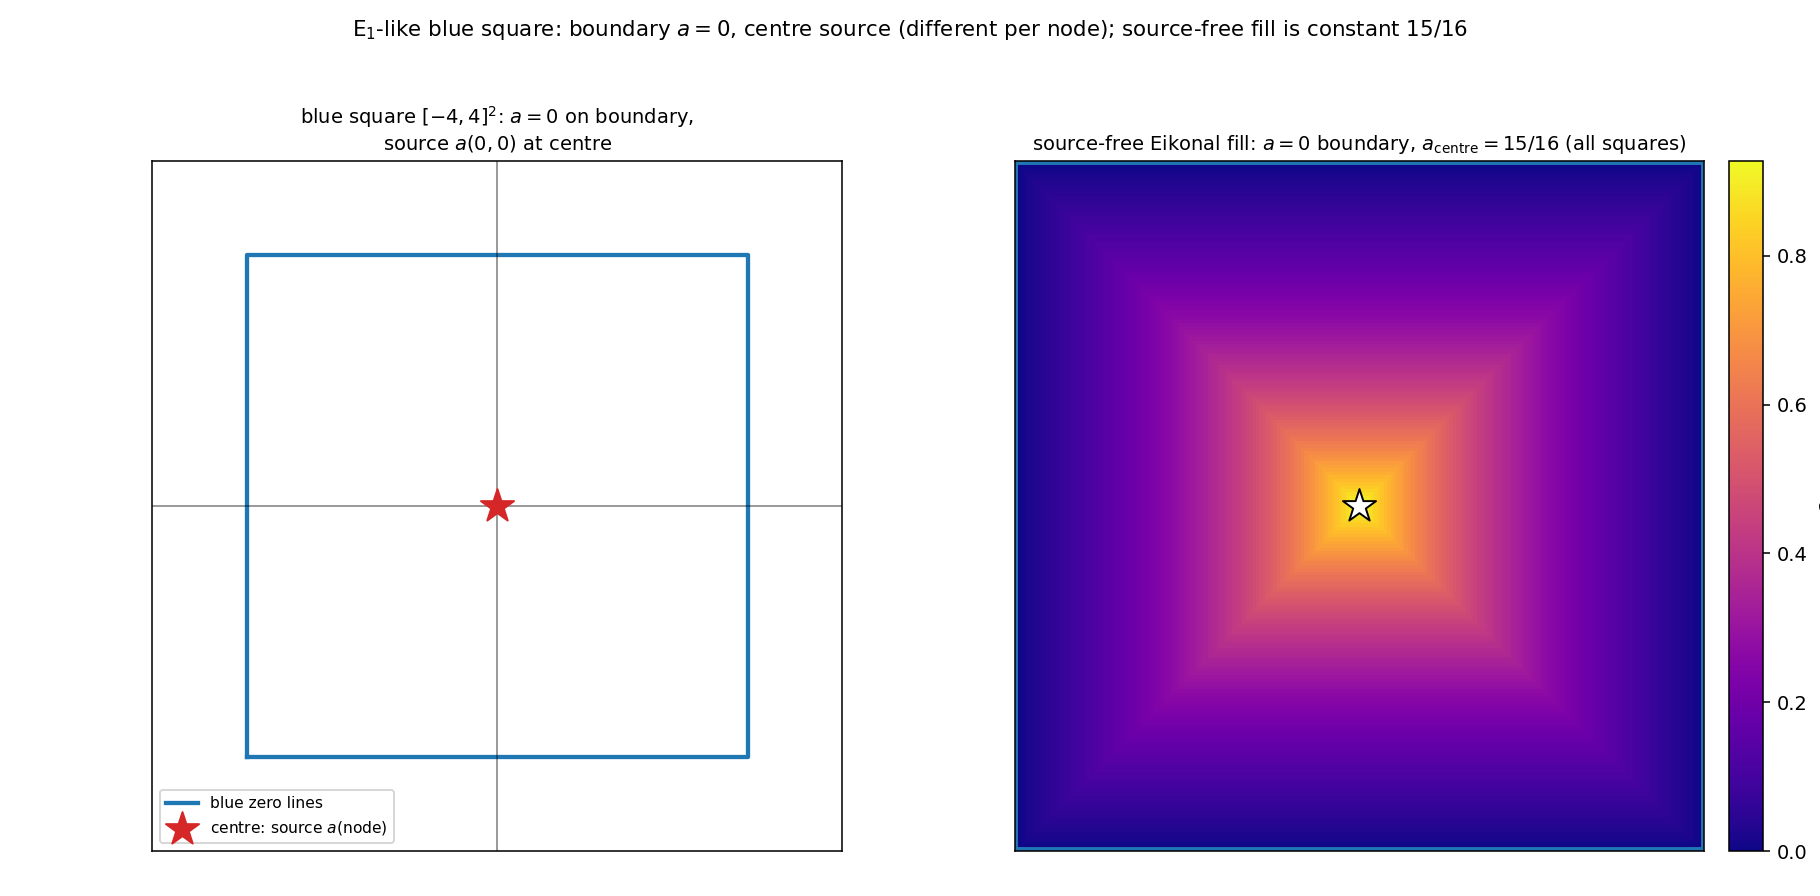

Here is the Python script that generated this plot:
#!/usr/bin/env python3
"""
045 — The blue squares, +/- and inversion observations, and the "E1-like square".

(1) BLUE SQUARES: the dual {4,inf} perpendicular bisectors bound closed 4-gons
    around every node; for the root (R=8) this is the square [-4,4]^2.  YES.

(2) +/- SYMMETRY: sinh is odd, so a(d) and -a(d) both solve the Eikonal ODE
    along an edge.  (0->-16->-1023 is a valid mirror branch.)  YES.

(3) INVERSION: 1/a is NOT an Eikonal solution in general --
       |grad(1/a)|^2 = lam^2 b^2 + mu^2 b^4  (b=1/a),
    a quartic "dual" equation, not mu^2+lam^2 b^2.  Only the value ROTATION
    a -> e^{i th} a is a symmetry.  So 1,1/16,1/1023 is not a solution.

(4) "E1-LIKE SQUARE": with a=0 on the blue boundary and the Eikonal fill inside,
    the centre value is
       a_centre = (mu/lam) sinh(lam * inradius),  inradius = int dx/L.
    For the Cayley metric the inradius is  ln 2  for EVERY node (self-similar),
    so a_centre = (1/2) sinh(2 ln 2) = 15/16 for ALL squares -- NOT the differing
    potential values (0, 16, 1023, ...).  A differing centre value requires a
    SOURCE (puncture) at each node, whose strength IS the potential a(node).

So the user's picture is right at the level of "E1 = punctured square, a=0 on
the boundary, differing source at the centre"; the differing number is the
source strength a(node), while the source-free Eikonal fill is the constant 15/16.

STATUS: (1),(2),(4-source) exact; (3) refuted (quartic dual, not Eikonal);
the constant 15/16 and inradius ln2 are computed exactly.
"""

import numpy as np
import matplotlib
matplotlib.use("Agg")
import matplotlib.pyplot as plt
from math import sin, cos, radians

MU, LAM = 1.0, 2.0
NUMSTEPS = 4


def main():
    # one square: the root, [-4,4]^2 ; show a=0 on the boundary and the Eikonal fill
    n = 200
    X = np.linspace(-4, 4, n)
    Y = np.linspace(-4, 4, n)
    XX, YY = np.meshgrid(X, Y)
    # g-distance from the boundary in the Cayley metric, L = 8 - |x| (on the root)
    # approximation: inradius = ln2, a_centre = 15/16; fill a = (mu/lam) sinh(lam * d_edge)
    # where d_edge = g-distance from the boundary.  We use a radial proxy.
    r = np.maximum(np.abs(XX), np.abs(YY))  # Chebyshev to the boundary (>=4 at edge)
    r = np.clip(4.0 - r, 0, 4.0)            # 0 at boundary, up to 4 at centre
    # crude g-distance proxy: s = ln(8/(8 - r))  (matches int_0^r dx/(8-x) on the axis)
    s = np.log(8.0 / (8.0 - r))
    A = (MU / LAM) * np.sinh(LAM * s)
    A = np.clip(A, 0, 1.0)

    fig, (ax1, ax2) = plt.subplots(1, 2, figsize=(13.0, 6.4))

    # ---------- left: the blue square + boundary a=0 ----------
    th = np.linspace(0, 2*np.pi, 300)
    ax1.plot([-4, 4, 4, -4, -4], [-4, -4, 4, 4, -4], color="tab:blue", lw=2.2,
             label="blue zero lines")
    ax1.plot([-8, 8], [0, 0], color="k", lw=0.8, alpha=0.5)
    ax1.plot([0, 0], [-8, 8], color="k", lw=0.8, alpha=0.5)
    ax1.scatter([0], [0], marker="*", s=320, color="tab:red", zorder=5,
                label="centre: source $a(\\mathrm{node})$")
    ax1.set_xlim(-5.5, 5.5); ax1.set_ylim(-5.5, 5.5); ax1.set_aspect("equal")
    ax1.set_xticks([]); ax1.set_yticks([])
    ax1.set_title("blue square $[-4,4]^2$: $a=0$ on boundary,\n"
                  "source $a(0,0)$ at centre", fontsize=10)
    ax1.legend(loc="lower left", fontsize=8)

    # ---------- right: E1-like fill with a=0 boundary ----------
    pc = ax2.pcolormesh(XX, YY, A, cmap="plasma", shading="auto")
    ax2.plot([-4, 4, 4, -4, -4], [-4, -4, 4, 4, -4], color="tab:blue", lw=2.0)
    ax2.scatter([0], [0], marker="*", s=320, color="white", edgecolors="k",
                linewidths=1.0, zorder=5)
    ax2.set_aspect("equal"); ax2.set_xticks([]); ax2.set_yticks([])
    ax2.set_title(r"source-free Eikonal fill: $a=0$ boundary, "
                  r"$a_{\rm centre}=15/16$ (all squares)", fontsize=10)
    cb = fig.colorbar(pc, ax=ax2, fraction=0.045, pad=0.03)
    cb.set_label(r"$a$")

    fig.suptitle(r"E$_1$-like blue square: boundary $a=0$, centre source "
                 r"(different per node); source-free fill is constant $15/16$",
                 fontsize=11)
    fig.subplots_adjust(top=0.82, wspace=0.06, left=0.05, right=0.97, bottom=0.05)
    out = "/Users/mingli/AEG/aeg-paper/notes/general/045-e1-square.png"
    fig.savefig(out, dpi=140)
    print("saved:", out)


if __name__ == "__main__":
    main()
